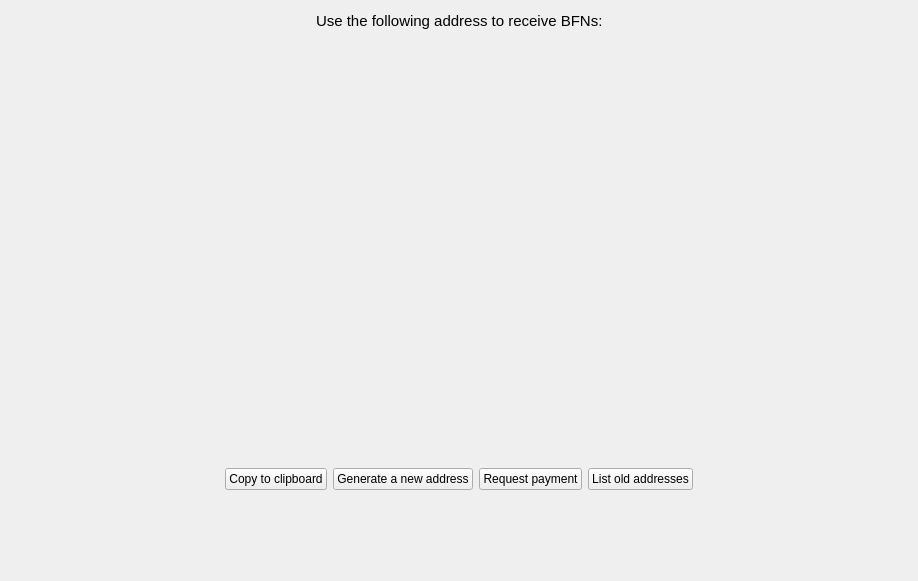
<?xml version="1.0" encoding="UTF-8"?>
<ui version="4.0">
 <class>getAddressToReceive</class>
 <widget class="QWidget" name="getAddressToReceive">
  <property name="windowModality">
   <enum>Qt::NonModal</enum>
  </property>
  <property name="geometry">
   <rect>
    <x>0</x>
    <y>0</y>
    <width>918</width>
    <height>581</height>
   </rect>
  </property>
  <property name="sizePolicy">
   <sizepolicy hsizetype="MinimumExpanding" vsizetype="MinimumExpanding">
    <horstretch>0</horstretch>
    <verstretch>0</verstretch>
   </sizepolicy>
  </property>
  <property name="windowTitle">
   <string>Form</string>
  </property>
  <layout class="QGridLayout" name="gridLayout">
   <item row="0" column="0">
    <layout class="QVBoxLayout" name="verticalLayout">
     <property name="sizeConstraint">
      <enum>QLayout::SetNoConstraint</enum>
     </property>
     <item>
      <layout class="QHBoxLayout" name="horizontalLayout">
       <item>
        <spacer name="horizontalSpacer">
         <property name="orientation">
          <enum>Qt::Horizontal</enum>
         </property>
         <property name="sizeHint" stdset="0">
          <size>
           <width>40</width>
           <height>20</height>
          </size>
         </property>
        </spacer>
       </item>
       <item>
        <widget class="QLabel" name="label">
         <property name="font">
          <font>
           <pointsize>11</pointsize>
          </font>
         </property>
         <property name="text">
          <string>Use the following address to receive BFNs:</string>
         </property>
        </widget>
       </item>
       <item>
        <spacer name="horizontalSpacer_2">
         <property name="orientation">
          <enum>Qt::Horizontal</enum>
         </property>
         <property name="sizeHint" stdset="0">
          <size>
           <width>40</width>
           <height>20</height>
          </size>
         </property>
        </spacer>
       </item>
      </layout>
     </item>
     <item>
      <spacer name="verticalSpacer">
       <property name="orientation">
        <enum>Qt::Vertical</enum>
       </property>
       <property name="sizeType">
        <enum>QSizePolicy::Maximum</enum>
       </property>
       <property name="sizeHint" stdset="0">
        <size>
         <width>20</width>
         <height>40</height>
        </size>
       </property>
      </spacer>
     </item>
     <item>
      <spacer name="verticalSpacer_2">
       <property name="orientation">
        <enum>Qt::Vertical</enum>
       </property>
       <property name="sizeHint" stdset="0">
        <size>
         <width>20</width>
         <height>40</height>
        </size>
       </property>
      </spacer>
     </item>
     <item>
      <layout class="QHBoxLayout" name="horizontalLayout_8">
       <item>
        <spacer name="horizontalSpacer_4">
         <property name="orientation">
          <enum>Qt::Horizontal</enum>
         </property>
         <property name="sizeHint" stdset="0">
          <size>
           <width>40</width>
           <height>20</height>
          </size>
         </property>
        </spacer>
       </item>
       <item>
        <layout class="QHBoxLayout" name="horizontalLayout_2">
         <item>
          <spacer name="horizontalSpacer_16">
           <property name="orientation">
            <enum>Qt::Horizontal</enum>
           </property>
           <property name="sizeHint" stdset="0">
            <size>
             <width>40</width>
             <height>20</height>
            </size>
           </property>
          </spacer>
         </item>
         <item>
          <layout class="QVBoxLayout" name="verticalLayout_3">
           <item>
            <widget class="QRImageWidget" name="lblQRCode">
             <property name="sizePolicy">
              <sizepolicy hsizetype="Expanding" vsizetype="Fixed">
               <horstretch>0</horstretch>
               <verstretch>0</verstretch>
              </sizepolicy>
             </property>
             <property name="minimumSize">
              <size>
               <width>300</width>
               <height>320</height>
              </size>
             </property>
             <property name="toolTip">
              <string>QR Code</string>
             </property>
             <property name="styleSheet">
              <string notr="true"/>
             </property>
             <property name="textFormat">
              <enum>Qt::PlainText</enum>
             </property>
             <property name="alignment">
              <set>Qt::AlignCenter</set>
             </property>
             <property name="wordWrap">
              <bool>true</bool>
             </property>
            </widget>
           </item>
          </layout>
         </item>
         <item>
          <spacer name="horizontalSpacer_15">
           <property name="orientation">
            <enum>Qt::Horizontal</enum>
           </property>
           <property name="sizeHint" stdset="0">
            <size>
             <width>40</width>
             <height>20</height>
            </size>
           </property>
          </spacer>
         </item>
        </layout>
       </item>
       <item>
        <spacer name="horizontalSpacer_3">
         <property name="orientation">
          <enum>Qt::Horizontal</enum>
         </property>
         <property name="sizeHint" stdset="0">
          <size>
           <width>40</width>
           <height>20</height>
          </size>
         </property>
        </spacer>
       </item>
      </layout>
     </item>
     <item>
      <spacer name="verticalSpacer_3">
       <property name="orientation">
        <enum>Qt::Vertical</enum>
       </property>
       <property name="sizeHint" stdset="0">
        <size>
         <width>20</width>
         <height>40</height>
        </size>
       </property>
      </spacer>
     </item>
     <item>
      <layout class="QHBoxLayout" name="horizontalLayout_7">
       <item>
        <spacer name="horizontalSpacer_13">
         <property name="orientation">
          <enum>Qt::Horizontal</enum>
         </property>
         <property name="sizeHint" stdset="0">
          <size>
           <width>40</width>
           <height>20</height>
          </size>
         </property>
        </spacer>
       </item>
       <item>
        <widget class="QPushButton" name="copyClipboardButton">
         <property name="text">
          <string>Copy to clipboard</string>
         </property>
        </widget>
       </item>
       <item>
        <widget class="QPushButton" name="newAddressButton">
         <property name="text">
          <string>Generate a new address</string>
         </property>
        </widget>
       </item>
       <item>
        <widget class="QPushButton" name="requestPaymentButton">
         <property name="text">
          <string>Request payment</string>
         </property>
        </widget>
       </item>
       <item>
        <widget class="QPushButton" name="requestNewAddressButton">
         <property name="text">
          <string>List old addresses</string>
         </property>
        </widget>
       </item>
       <item>
        <spacer name="horizontalSpacer_14">
         <property name="orientation">
          <enum>Qt::Horizontal</enum>
         </property>
         <property name="sizeHint" stdset="0">
          <size>
           <width>40</width>
           <height>20</height>
          </size>
         </property>
        </spacer>
       </item>
      </layout>
     </item>
     <item>
      <spacer name="verticalSpacer_4">
       <property name="orientation">
        <enum>Qt::Vertical</enum>
       </property>
       <property name="sizeType">
        <enum>QSizePolicy::MinimumExpanding</enum>
       </property>
       <property name="sizeHint" stdset="0">
        <size>
         <width>20</width>
         <height>80</height>
        </size>
       </property>
      </spacer>
     </item>
    </layout>
   </item>
  </layout>
 </widget>
 <customwidgets>
  <customwidget>
   <class>QRImageWidget</class>
   <extends>QLabel</extends>
   <header>receiverequestdialog.h</header>
  </customwidget>
 </customwidgets>
 <resources/>
 <connections/>
</ui>
